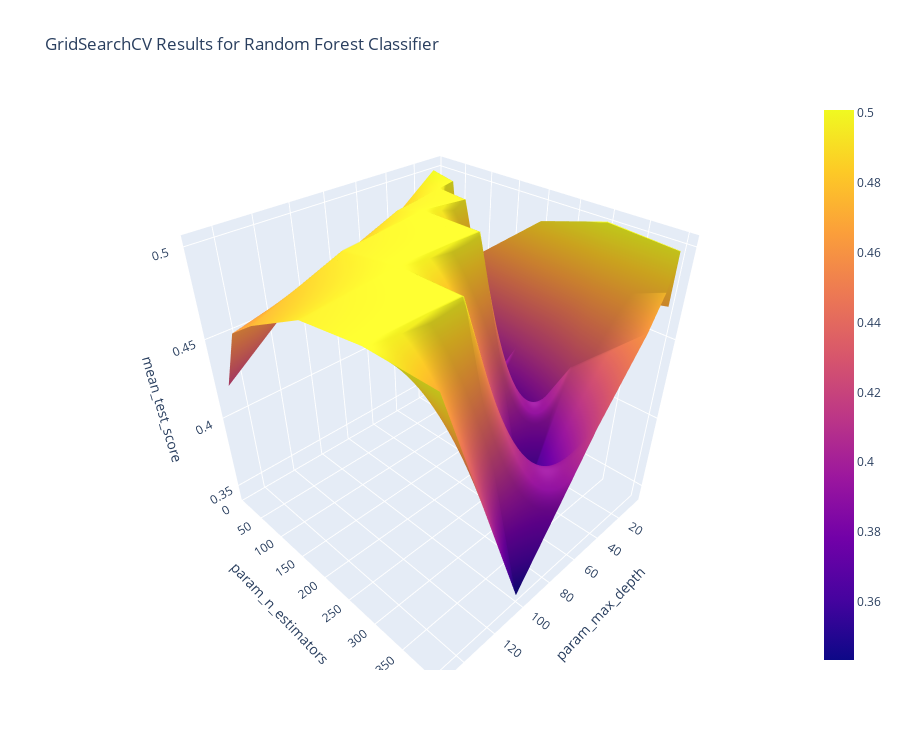

This figure's notebook cell:
### Code cell
def plot_grid_seach(gs, score_col="mean_test_score", param_cols=None):
    """#d plot of grid search with params on x and y and score on z axis"""
    gs_df = pd.DataFrame(gs.cv_results_)

    # get score column
    if score_col is None:
        score_col = [x for x in gs_df.columns if "score" in x].pop()

    # get param cols
    if param_cols is None:
        param_cols = [x for x in gs_df.columns if "param_" in x]

    # get sizes
    x_size = len(gs_df[param_cols[0]].unique())
    y_size = len(gs_df[param_cols[1]].unique())

    # get x, y, z  # need smart way of finding df size..
    x = gs_df[param_cols[0]].values.reshape(y_size, x_size).T[0]
    y = gs_df[param_cols[1]].values.reshape(x_size, y_size)[0]
    z = gs_df[score_col].values.reshape(y_size, x_size).T

    fig = go.Figure(
        data=[go.Surface(
            x=x, y=y, z=z, 
            # that template better be appreciated..
            hovertemplate=f"{param_cols[0]}: {'%{x}'}<br>{param_cols[1]}: {'%{y}'}<br>{score_col}: {'%{z}'}<extra></extra>",
        )]
    )
    fig.update_layout(
        title=f"GridSearchCV Results for {gs.name} Classifier", 
        scene=dict(
            xaxis_title=param_cols[0], 
            yaxis_title=param_cols[1], 
            zaxis_title=score_col,
            # xaxis_type="log" if "x" in log else "linear",
            # yaxis_type="log" if "y" in log else "linear",
            # zaxis_type="log" if "z" in log else "linear",
        ),
        height=750,
    )
    return fig


plot_grid_seach(rf_grid_search)

### Figure 1 — Plotly figure (JSON) as saved in the notebook; plotly's stock layout.template omitted (floating-point values rounded to 4 significant figures)
{"data": [{"hovertemplate": "param_max_depth: %{x}<br>param_n_estimators: %{y}<br>mean_test_score: %{z}<extra></extra>", "type": "surface", "x": [5, 5, 10, 20, 50, 100, 150], "y": [10, 50, 100, 200, 300, 400, 500], "z": [[0.3449, 0.4687, 0.5007, 0.4938, 0.4729, 0.4604, 0.4215], [0.4284, 0.3435, 0.4979, 0.4965, 0.4924, 0.4729, 0.4604], [0.4465, 0.459, 0.3436, 0.4952, 0.4979, 0.4924, 0.4729], [0.4646, 0.4895, 0.4215, 0.3436, 0.4979, 0.4979, 0.4924], [0.4604, 0.5007, 0.4632, 0.4215, 0.3436, 0.4979, 0.4979], [0.4687, 0.4979, 0.4785, 0.4604, 0.4215, 0.3436, 0.4979]]}], "layout": {"height": 750, "scene": {"xaxis": {"title": {"text": "param_max_depth"}}, "yaxis": {"title": {"text": "param_n_estimators"}}, "zaxis": {"title": {"text": "mean_test_score"}}}, "title": {"text": "GridSearchCV Results for Random Forest Classifier"}}}
